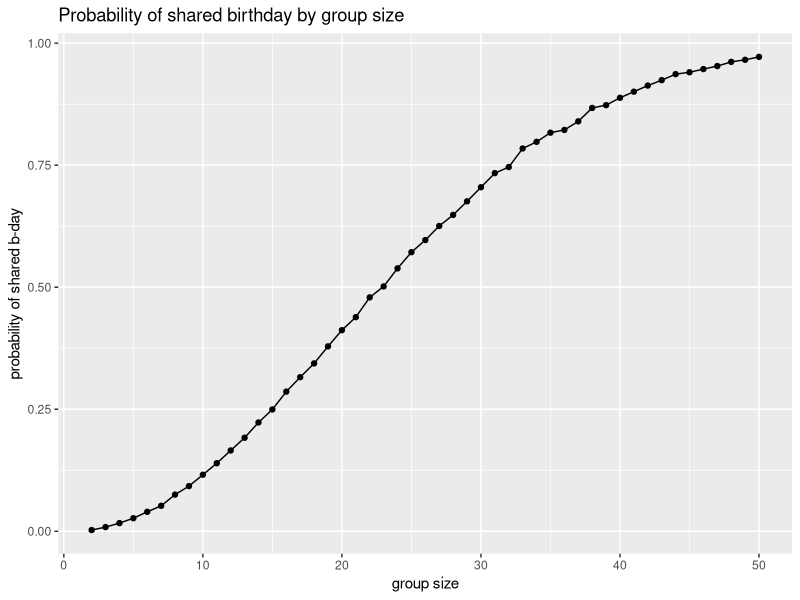

R code for this plot: (Note: this script raises an error after producing the figure.)
## ---- chunk 1
knitr::opts_chunk$set(
  fig.width = 8,
  fig.asp = 0.8,
  out.width = "90%"
)
library(tidyverse)

set.seed(1)
## ---- chunk 2
birthday_sim = function(n) {
  birthdays = sample(1:365, size = n, replace = TRUE)
  any(duplicated(birthdays))
}
## ---- chunk 3
birthday_df = 
  expand_grid(
    group_size = 2:50,
    iter = 1:10000
  ) |>
  mutate(shared_df = map_lgl(group_size, birthday_sim)) |>
  group_by(group_size) |>
  summarize(probability = mean(shared_df))
## ---- chunk 4
birthday_df |>
  ggplot(aes(x = group_size, y = probability)) +
  geom_point() +
  geom_line() +
  labs (
    title = "Probability of shared birthday by group size",
    x = "group size",
    y = "probability of shared b-day"
  )
## ---- chunk 5
research_df = 
  tibble(files = list.files("data/"),
         path = str_c("data/", files)
  ) |>
  mutate(data = map(path, read_csv)) |>
  unnest()
## ---- chunk 6
research_clean = 
  research_df |>
  mutate(
    files = str_replace(files, ".csv", ""),
    files = str_replace(files, "^con", "Control"),
    files = str_replace(files, "^exp", "Experimental")
    ) |>
  separate(
    files, into = c("arm", "subject_id", sep = "_")
  ) |>
  pivot_longer(
    cols = starts_with ("week_"),
    names_to = "week",
    names_prefix = "week_",
    values_to = "outcome"
  ) |>
  mutate(week = as.numeric(week),
         subject_id = as.numeric(subject_id)
         )
## ---- chunk 7
research_clean |>
  ggplot(aes(x = week, y = outcome, color = arm, group = subject_id, color = arm)) +
  geom_point() +
  geom_path() +
  facet_grid(~arm) +
  labs(
    title = "Longtudinal Observational by Study Arm",
    x = "week",
    y = "observations"
  )
  
## ---- chunk 8
t_test = function(mu, n = 30, sigma = 5) {
  rnorm(n, mean = mu, sd = sigma) |>
    t.test(mu = 0) |>
    broom::tidy() 
}
## ---- chunk 9
test_sim = 
  expand_grid(
    mu = 0:6,
    iter = 1:5000
  ) |>
  mutate(
    results = map(mu, t_test)
  ) |>
  unnest(results)
## ---- chunk 10
sim_result =
  test_sim |>
  group_by(mu) |>
  summarize(
    power = mean(p.value < 0.05),
    avg_estimate = mean(estimate),
    avg_estimate_rejected = mean(estimate[p.value < 0.05])
  )
## ---- chunk 11
sim_result |>
  ggplot(aes(x = mu, y = power)) +
  geom_point() +
  geom_line() +
  labs(
    title = "Statistical Power of True Pop. mean",
    x = "True Population Mean",
    y = "Statistical Power"
  )
## ---- chunk 12
sim_mean =
  sim_result |>
  pivot_longer(
    c(avg_estimate, avg_estimate_rejected),
    names_to = "estimate_type",
    values_to = "avg_est"
  ) |>
  mutate(
    estimate_type = if_else(
      str_detect(estimate_type, "rejected"),
      "Samples where null was rejected",
      "All samples"
    )
  )
## ---- chunk 13
sim_mean|>
  ggplot(aes(x = mu, y = avg_est, color = estimate_type)) +
  geom_point() +
  geom_line() +
  labs(
    title = "average estimate of mu by true mean",
    x = "value of mu",
    y = "average estimate of mu"
  )
